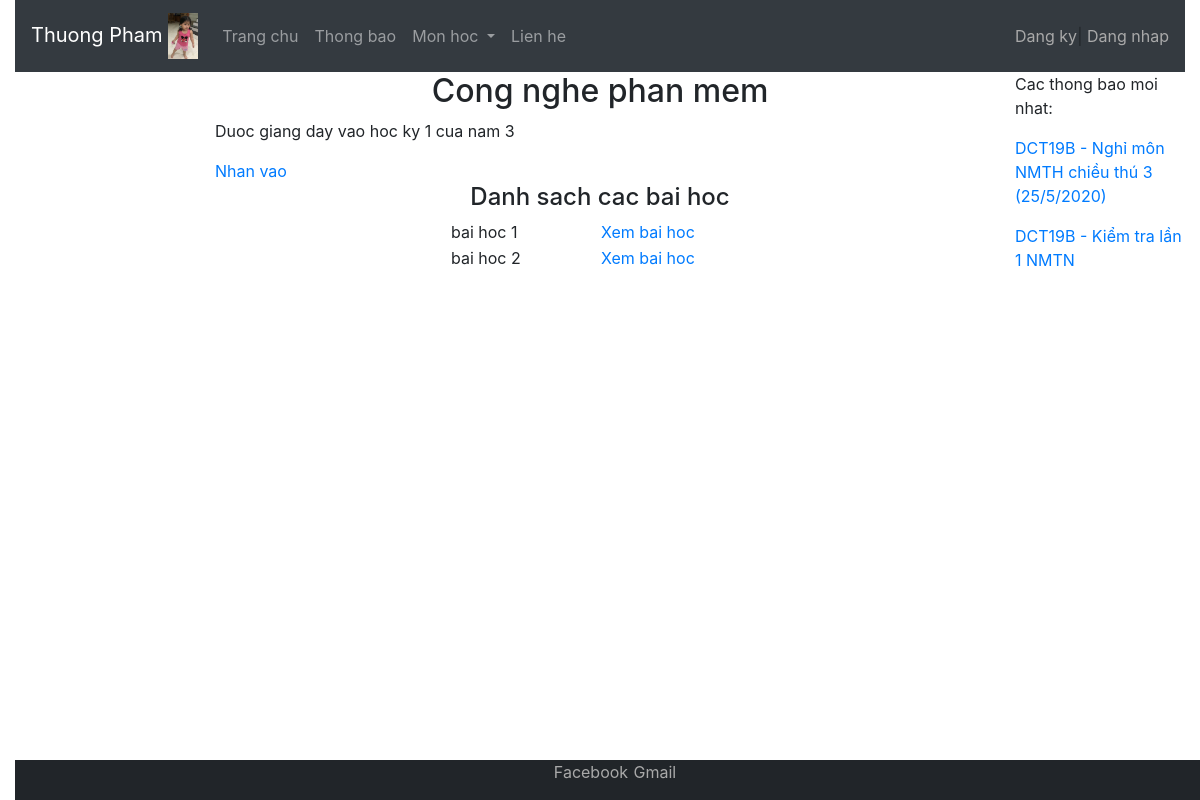
The page /MonHoc/2/ on the database its author committed.
### MonHoc/models.py (models this page shows)
class Mon(models.Model):
    MaMon = models.CharField(max_length=4)
    TenMon = models.TextField()
    Nam = models.IntegerField(null=True, blank=True)#blank=True tuong ung voi required=false
    HocKy = models.IntegerField(null=True, blank=True)
    GioiThieu = models.FileField(null=True, blank=True)

class BaiHoc(models.Model):
    mon = models.ForeignKey(Mon, on_delete=models.CASCADE)
    MaBai = models.CharField(max_length=4)
    TenBai = models.TextField()
    NoiDung = models.FileField(null=True, blank=True)

### AppChinh/models.py (models this page shows)
class ThongBao(models.Model):
    LoaiTB = models.ForeignKey(LoaiThongBao,on_delete=models.CASCADE)
    TieuDeTB = models.CharField(max_length=100)
    NoiDungTB = models.TextField()
    NgayTB = models.DateTimeField(auto_now_add=True)

### MonHoc/views.py (the view)
# urls.py: path("<id>/", views.showThongTinMH ),
def showThongTinMH(request, id):
    queryset = BaiHoc.objects.select_related('mon').filter(mon_id=id)
    bhs = []
    mh = Mon.objects.get(id=id)
    for bh in queryset:
        bhs.append({'id':bh.id, 'MaBai': bh.MaBai, 'TenBai': bh.TenBai, 'MaMon': mh.MaMon})
    return render(request, 'Mon/ThongTinMH.html', {'bhs': bhs,'mh': mh})

### AppChinh/context_processors.py (called while the page is built)
def layThongTin(request):
    dsmon = Mon.objects.all()
    tbMoiNhat = ThongBao.objects.all().order_by('-NgayTB')[:2]
    return {'dsmon': dsmon, 'tb':tbMoiNhat}

### MonHoc/templates/Mon/ThongTinMH.html (shortened to what this page needs)
{% extends "pages/Base.html" %}
{% block noidung %}
<h2><center>{{mh.TenMon}}</center></h2>
<p>Duoc giang day vao hoc ky {{mh.HocKy}} cua nam {{mh.Nam}}</p>
<a href="GioiThieuMH.html">Nhan vao</a>
{% load static %}
<div>
    <center><h4>Danh sach cac bai hoc</h4>
    <table>{% for i in bhs %}
        <tr>
            <td style="width: 150px">{{i.TenBai}}</td>
            <td style="width: 150px"><a href="Bai_{{i.id}}">Xem bai hoc</a></td>
        </tr>{% endfor %}
    </table></center>
</div>
{% endblock %}

### AppChinh/templates/pages/Base.html (shortened to what this page needs)
<!DOCTYPE html>
<html lang="en">
<head>
    {% load static %}
    <link rel="stylesheet" href="{% static 'css/bootstrap.min.css'%}" type="text/css" />
    <link rel="stylesheet" href="{% static 'tuTao.css' %}" type="text/css"/>
</head>
<body>
    <div class="container-fluid">
        <nav class="navbar navbar-expand-sm bg-dark navbar-dark sticky-top">
            <a class="navbar-brand" href="/">Thuong Pham
                <img src="{% static 'muoi.jpg' %}" style="width:30px;"/>
            </a>
            <div class="collapse navbar-collapse" id="collapsibleNavbar">
                <ul class="navbar-nav mr-auto">
                    <li class="nav-item">
                        <a class="nav-link" href="/">Trang chu</a>
                    </li>
                    <li class="nav-item">
                        <a class="nav-link" href="/ThongBao">Thong bao</a>
                    </li>
                    <li class="nav-item dropdown">
                        <a class="nav-link dropdown-toggle" href="/MonHoc" id="navbardrop" data-toggle="dropdown">
                        Mon hoc
                        </a>
                    </li>
                    <li class="nav-item">
                        <a class="nav-link" href="/lienhe">Lien he</a>
                    </li>
                </ul>
            </div>
            <ul class="navbar-nav ml-auto">
                {% if request.session.username %}
                <li class="nav-item">
                    <a style="color:darkgray;">Xin chao {{request.session.username}}</a>|
                    <a style="color: darkgray;" href="{% url 'Logout' %}">Dang xuat</a>
                </li>
                {% else %}
                <li class="nav-item">
                    <a style="color:darkgray;" href="{% url 'Dangky' %}">Dang ky</a>|
                    <a style="color:darkgray;" href="{% url 'Dangnhap' %}">Dang nhap</a>
                </li>
                {% endif %}
            </ul>
        </nav>
        <div class="row">
            <div class="col-sm-2">
            </div>
            <div class="col-sm-8">
                <div>
                    {% block noidung %}
                    {% endblock %}
                </div>
            </div>
            <div class="col-sm-2">
                <div>
                    <p>Cac thong bao moi nhat:</p>
                    {% for t in tb %}
                        <p><a href="{% url 'tbct' t.id %}">{{t.TieuDeTB}}</a></p>
                    {% endfor %}
                </div>
            </div>
        </div>
        <div class="footer">
            <center><a style="color:darkgray;" href="">Facebook</a>|<a style="color:darkgray;" href="">Gmail</a></center>
        </div>
    </div>
</body>
</html>

### static/tuTao.css (style rules this page uses)
html { position: relative; min-height: 100%; }
body { margin-bottom: 40px; }
.footer { position: absolute; bottom: 0; width: 100%; height: 40px; background-color: #212529; }

### rows shown on the page
Mon: TenMon "Cong nghe phan mem", HocKy "1", Nam "3"
BaiHoc: TenBai "bai hoc 1"
BaiHoc: TenBai "bai hoc 2"
ThongBao: TieuDeTB "DCT19B - Nghỉ môn NMTH chiều thú 3 (25/5/2020)"
ThongBao: TieuDeTB "DCT19B - Kiểm tra lần 1 NMTN"
